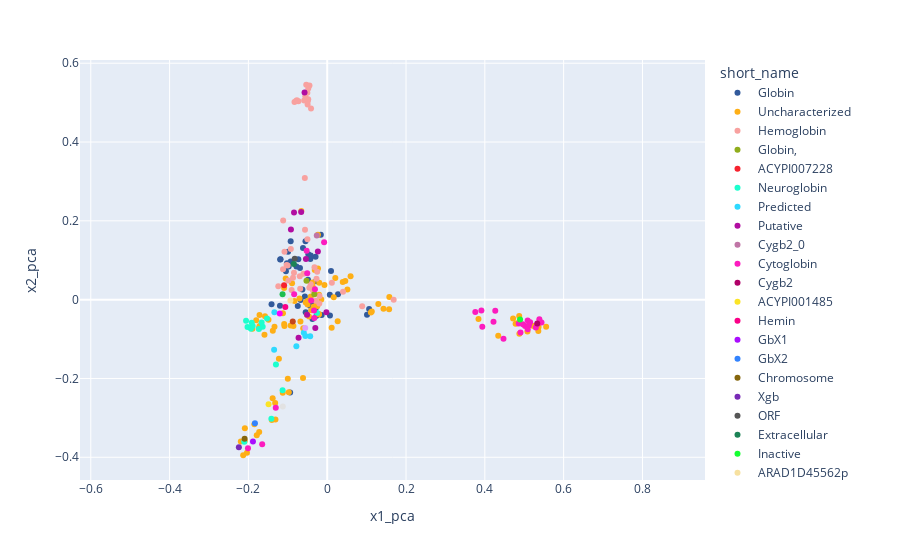

Notebook code cell kept with this figure:
### Code cell
plt = px.scatter(df_embedding, x = 'x1_pca', y = 'x2_pca',
                     color = df_embedding[true_col],
                     color_discrete_sequence = px.colors.qualitative.Alphabet,
                     color_discrete_map=globin_palette,
                     #color_continuous_scale = "Turbo",
                     ##labels={'color': labels}, 
                     #hover_name=labels_name,
                     #hover_data=df.columns[2:],
                     #height = 800,
                     #title = title,
                 )
#plt.update_xaxes(range = [-60, 50], constrain="domain")
#plt.update_yaxes(range = [-0.5, 0.5], constrain="domain")

plt.update_yaxes(scaleanchor = "x", scaleratio = 1)
plt.show()

### Figure 1 — Plotly figure (JSON) as saved in the notebook; plotly's stock layout.template omitted (floating-point values rounded to 4 significant figures)
{"data": [{"hovertemplate": "short_name=Globin<br>x1_pca=%{x}<br>x2_pca=%{y}<extra></extra>", "legendgroup": "Globin", "marker": {"color": "#325A9B", "symbol": "circle"}, "mode": "markers", "name": "Globin", "orientation": "v", "showlegend": true, "type": "scatter", "x": [-0.06306, -0.04789, -0.04874, -0.04275, -0.03754, -0.0162, -0.02955, -0.05516, -0.02849, -0.1413, -0.1199, -0.02718, 0.006618, -0.04023, -0.07815, -0.09778, -0.1183, -0.1194, -0.0691, -0.07327, -0.09272, -0.09942, -0.1048, -0.1022, -0.09417, -0.02968, -0.03684, -0.05467, 0.101, 0.1063, -0.06749, -0.05669, -0.06151, 0.009693, -0.04177, 0.02744, -0.01407, -0.0437, -0.09274, -0.04296, 0.007004, -0.07473], "xaxis": "x", "y": [0.02577, 0.1151, 0.05054, 0.1034, -0.04939, 0.1646, 0.109, 0.1485, 0.04688, -0.01194, -0.01573, -0.04103, 0.01271, 0.03124, 0.08396, 0.08421, 0.1027, 0.1017, 0.08022, 0.1024, 0.0971, 0.1218, 0.07211, 0.09222, -0.2356, -0.02283, -0.01442, -0.03196, -0.03842, -0.02393, -0.0006704, 0.008092, 0.1309, 0.07274, 0.1123, 0.0137, -0.03889, -0.0153, 0.1484, -0.009068, -0.04054, -0.01626], "yaxis": "y"}, {"hovertemplate": "short_name=Uncharacterized<br>x1_pca=%{x}<br>x2_pca=%{y}<extra></extra>", "legendgroup": "Uncharacterized", "marker": {"color": "#FEAF16", "symbol": "circle"}, "mode": "markers", "name": "Uncharacterized", "orientation": "v", "showlegend": true, "type": "scatter", "x": [-0.04988, -0.1093, -0.08923, -0.021, -0.02528, -0.03698, 0.01651, -0.02723, -0.08281, -0.07035, 0.01132, 0.02658, -0.02348, -0.006988, 0.03949, -0.1123, -0.03164, 0.5556, 0.4821, 0.4872, 0.4781, 0.434, 0.4717, 0.5081, 0.5358, 0.5364, 0.4877, 0.5228, 0.3838, -0.1406, -0.1314, -0.09744, -0.09999, -0.1385, 0.05123, -0.2193, -0.1726, -0.1788, -0.2036, -0.209, -0.1849, -0.2132, -0.2094, -0.05116, -0.03477, -0.02105, -0.02073, 0.1577, 0.157, 0.1428, 0.04589, 0.1131, 0.1108, 0.1297, -0.1127, -0.03639, -0.01496, -0.06795, -0.06088, -0.1338, -0.1897, -0.173, -0.1718, -0.1801, -0.1381, 0.02055, -0.06565, -0.04072, -0.1321, -0.06136, -0.05452, -0.1054, -0.1226, -0.04937, -0.04614, -0.1085, 0.05932, -0.1092, -0.0927, -0.0416, -0.02022, -0.02335, -0.1491, -0.1718, -0.1592, -0.1579, -0.08567], "xaxis": "x", "y": [-0.0121, 0.02966, 0.04154, -0.03656, -0.01668, 0.04372, 0.005799, -0.01258, -0.003442, 0.003069, -0.07114, -0.05462, 0.1649, 0.0374, 0.04478, -0.03451, 0.07536, -0.0686, -0.05988, -0.04173, -0.06122, -0.09186, -0.04777, -0.08101, -0.07932, -0.0695, -0.08632, -0.06694, -0.04896, -0.3053, -0.3042, -0.2352, -0.201, -0.2504, 0.02554, -0.3601, -0.336, -0.3442, -0.3885, -0.3265, -0.316, -0.3949, -0.3586, -0.03903, -0.01789, -0.03741, 0.01274, 0.006486, -0.02461, -0.02309, 0.04731, -0.02978, -0.03251, -0.01118, -0.236, 0.03161, 7.434e-05, -0.05572, -0.07243, -0.06905, -0.07405, -0.07183, -0.06659, -0.05203, -0.07908, 0.05492, 0.2247, -0.0271, -0.2625, -0.1986, -0.00745, 0.05337, -0.1501, -0.003007, -0.04281, -0.06682, 0.05924, -0.06189, -0.06557, 0.008153, 0.04285, 0.07919, -0.0508, -0.03913, -0.08894, -0.04239, -0.06676], "yaxis": "y"}, {"hovertemplate": "short_name=Hemoglobin<br>x1_pca=%{x}<br>x2_pca=%{y}<extra></extra>", "legendgroup": "Hemoglobin", "marker": {"color": "#F8A19F", "symbol": "circle"}, "mode": "markers", "name": "Hemoglobin", "orientation": "v", "showlegend": true, "type": "scatter", "x": [-0.09036, -0.02711, -0.01938, -0.02867, -0.02006, -0.0255, -0.04188, -0.06024, -0.1118, 0.1687, 0.0402, 0.08871, -0.04502, -0.04806, -0.05322, -0.07304, -0.0323, -0.04946, -0.05038, -0.04823, -0.05637, 0.01181, -0.1241, -0.1084, -0.07706, -0.05562, -0.08303, -0.07909, -0.05843, -0.04108, -0.04978, -0.08433, -0.08679, -0.1032, -0.1121, -0.1005, -0.09841, -0.06861, -0.0454, -0.05023, -0.0568, -0.03608, -0.09235, -0.06957], "xaxis": "x", "y": [0.02437, 0.05292, 0.009112, -0.00257, -0.009757, 0.07094, 0.03912, 0.06602, 0.201, -2.365e-05, 0.02033, -0.01676, 0.5433, 0.5361, 0.5453, 0.5036, 0.08216, 0.5032, 0.5252, 0.5086, 0.1776, 0.04263, 0.03428, 0.1218, 0.5063, 0.5161, 0.5014, 0.5042, 0.5054, 0.4853, 0.4952, 0.06842, 0.05549, 0.08804, 0.07688, 0.0865, 0.04846, 0.02761, 0.03034, 0.1535, 0.3085, 0.02328, 0.1283, 0.05962], "yaxis": "y"}, {"hovertemplate": "short_name=Globin,<br>x1_pca=%{x}<br>x2_pca=%{y}<extra></extra>", "legendgroup": "Globin,", "marker": {"color": "#90AD1C", "symbol": "circle"}, "mode": "markers", "name": "Globin,", "orientation": "v", "showlegend": true, "type": "scatter", "x": [-0.05262, -0.03271], "xaxis": "x", "y": [0.04769, 0.01352], "yaxis": "y"}, {"hovertemplate": "short_name=ACYPI007228<br>x1_pca=%{x}<br>x2_pca=%{y}<extra></extra>", "legendgroup": "ACYPI007228", "marker": {"color": "#F6222E", "symbol": "circle"}, "mode": "markers", "name": "ACYPI007228", "orientation": "v", "showlegend": true, "type": "scatter", "x": [-0.1094], "xaxis": "x", "y": [0.03631], "yaxis": "y"}, {"hovertemplate": "short_name=Neuroglobin<br>x1_pca=%{x}<br>x2_pca=%{y}<extra></extra>", "legendgroup": "Neuroglobin", "marker": {"color": "#1CFFCE", "symbol": "circle"}, "mode": "markers", "name": "Neuroglobin", "orientation": "v", "showlegend": true, "type": "scatter", "x": [-0.1936, -0.2106, -0.1133, -0.1417, -0.1637, -0.1664, -0.1892, -0.1916, -0.1527, -0.2022, -0.1735, -0.0259, -0.2059, -0.1301], "xaxis": "x", "y": [-0.07408, -0.3605, -0.2298, -0.302, -0.06906, -0.05796, -0.06686, -0.0588, -0.0477, -0.06957, -0.0743, -0.03417, -0.0535, -0.1648], "yaxis": "y"}, {"hovertemplate": "short_name=Predicted<br>x1_pca=%{x}<br>x2_pca=%{y}<extra></extra>", "legendgroup": "Predicted", "marker": {"color": "#2ED9FF", "symbol": "circle"}, "mode": "markers", "name": "Predicted", "orientation": "v", "showlegend": true, "type": "scatter", "x": [-0.1347, -0.07829, -0.05939, -0.05541, -0.0432, -0.134], "xaxis": "x", "y": [-0.1271, -0.1181, -0.08418, -0.09253, -0.09285, -0.03178], "yaxis": "y"}, {"hovertemplate": "short_name=Putative<br>x1_pca=%{x}<br>x2_pca=%{y}<extra></extra>", "legendgroup": "Putative", "marker": {"color": "#B10DA1", "symbol": "circle"}, "mode": "markers", "name": "Putative", "orientation": "v", "showlegend": true, "type": "scatter", "x": [-0.02367, -0.002107, -0.07273, -0.05407, -0.06607, -0.09207, -0.03021, -0.05108, -0.05755, -0.0842], "xaxis": "x", "y": [0.122, -0.03166, -0.09693, 0.1033, 0.2227, 0.1782, -0.07213, -0.03831, 0.5254, 0.2211], "yaxis": "y"}, {"hovertemplate": "short_name=Cygb2_0<br>x1_pca=%{x}<br>x2_pca=%{y}<extra></extra>", "legendgroup": "Cygb2_0", "marker": {"color": "#C075A6", "symbol": "circle"}, "mode": "markers", "name": "Cygb2_0", "orientation": "v", "showlegend": true, "type": "scatter", "x": [-0.0265], "xaxis": "x", "y": [0.163], "yaxis": "y"}, {"hovertemplate": "short_name=Cytoglobin<br>x1_pca=%{x}<br>x2_pca=%{y}<extra></extra>", "legendgroup": "Cytoglobin", "marker": {"color": "#FC1CBF", "symbol": "circle"}, "mode": "markers", "name": "Cytoglobin", "orientation": "v", "showlegend": true, "type": "scatter", "x": [-0.05224, -0.007864, -0.0312, -0.1305, -0.08386, 0.486, 0.5384, 0.4264, 0.5087, 0.5021, 0.5438, 0.5118, 0.5088, 0.534, 0.5149, 0.4966, 0.4904, 0.3936, 0.422, 0.3759, 0.3913, -0.165, -0.2011, -0.03275, 0.5294, -0.03343, 0.4473, -0.05069, -0.04068], "xaxis": "x", "y": [0.1238, 0.1456, 0.02666, -0.2743, 0.01375, -0.06044, -0.04956, -0.02809, -0.05274, -0.06665, -0.05783, -0.06577, -0.07543, -0.06202, -0.05764, -0.0626, -0.08313, -0.06857, -0.0562, -0.0316, -0.02748, -0.3671, -0.377, -0.04674, -0.0707, -0.02766, -0.09949, 0.06678, -0.002166], "yaxis": "y"}, {"hovertemplate": "short_name=Cygb2<br>x1_pca=%{x}<br>x2_pca=%{y}<extra></extra>", "legendgroup": "Cygb2", "marker": {"color": "#B00068", "symbol": "circle"}, "mode": "markers", "name": "Cygb2", "orientation": "v", "showlegend": true, "type": "scatter", "x": [0.5329], "xaxis": "x", "y": [-0.06059], "yaxis": "y"}, {"hovertemplate": "short_name=ACYPI001485<br>x1_pca=%{x}<br>x2_pca=%{y}<extra></extra>", "legendgroup": "ACYPI001485", "marker": {"color": "#FBE426", "symbol": "circle"}, "mode": "markers", "name": "ACYPI001485", "orientation": "v", "showlegend": true, "type": "scatter", "x": [-0.1488], "xaxis": "x", "y": [-0.2652], "yaxis": "y"}, {"hovertemplate": "short_name=Hemin<br>x1_pca=%{x}<br>x2_pca=%{y}<extra></extra>", "legendgroup": "Hemin", "marker": {"color": "#FA0087", "symbol": "circle"}, "mode": "markers", "name": "Hemin", "orientation": "v", "showlegend": true, "type": "scatter", "x": [-0.1063], "xaxis": "x", "y": [-0.01853], "yaxis": "y"}, {"hovertemplate": "short_name=GbX1<br>x1_pca=%{x}<br>x2_pca=%{y}<extra></extra>", "legendgroup": "GbX1", "marker": {"color": "#AA0DFE", "symbol": "circle"}, "mode": "markers", "name": "GbX1", "orientation": "v", "showlegend": true, "type": "scatter", "x": [-0.1884], "xaxis": "x", "y": [-0.3599], "yaxis": "y"}, {"hovertemplate": "short_name=GbX2<br>x1_pca=%{x}<br>x2_pca=%{y}<extra></extra>", "legendgroup": "GbX2", "marker": {"color": "#3283FE", "symbol": "circle"}, "mode": "markers", "name": "GbX2", "orientation": "v", "showlegend": true, "type": "scatter", "x": [-0.1835], "xaxis": "x", "y": [-0.3134], "yaxis": "y"}, {"hovertemplate": "short_name=Chromosome<br>x1_pca=%{x}<br>x2_pca=%{y}<extra></extra>", "legendgroup": "Chromosome", "marker": {"color": "#85660D", "symbol": "circle"}, "mode": "markers", "name": "Chromosome", "orientation": "v", "showlegend": true, "type": "scatter", "x": [-0.2096], "xaxis": "x", "y": [-0.3533], "yaxis": "y"}, {"hovertemplate": "short_name=Xgb<br>x1_pca=%{x}<br>x2_pca=%{y}<extra></extra>", "legendgroup": "Xgb", "marker": {"color": "#782AB6", "symbol": "circle"}, "mode": "markers", "name": "Xgb", "orientation": "v", "showlegend": true, "type": "scatter", "x": [-0.2242], "xaxis": "x", "y": [-0.3746], "yaxis": "y"}, {"hovertemplate": "short_name=ORF<br>x1_pca=%{x}<br>x2_pca=%{y}<extra></extra>", "legendgroup": "ORF", "marker": {"color": "#565656", "symbol": "circle"}, "mode": "markers", "name": "ORF", "orientation": "v", "showlegend": true, "type": "scatter", "x": [-0.08246], "xaxis": "x", "y": [0.1038], "yaxis": "y"}, {"hovertemplate": "short_name=Extracellular<br>x1_pca=%{x}<br>x2_pca=%{y}<extra></extra>", "legendgroup": "Extracellular", "marker": {"color": "#1C8356", "symbol": "circle"}, "mode": "markers", "name": "Extracellular", "orientation": "v", "showlegend": true, "type": "scatter", "x": [-0.08461], "xaxis": "x", "y": [0.09075], "yaxis": "y"}, {"hovertemplate": "short_name=Inactive<br>x1_pca=%{x}<br>x2_pca=%{y}<extra></extra>", "legendgroup": "Inactive", "marker": {"color": "#16FF32", "symbol": "circle"}, "mode": "markers", "name": "Inactive", "orientation": "v", "showlegend": true, "type": "scatter", "x": [0.4894], "xaxis": "x", "y": [-0.05056], "yaxis": "y"}, {"hovertemplate": "short_name=ARAD1D45562p<br>x1_pca=%{x}<br>x2_pca=%{y}<extra></extra>", "legendgroup": "ARAD1D45562p", "marker": {"color": "#F7E1A0", "symbol": "circle"}, "mode": "markers", "name": "ARAD1D45562p", "orientation": "v", "showlegend": true, "type": "scatter", "x": [-0.09343], "xaxis": "x", "y": [-0.001889], "yaxis": "y"}, {"hovertemplate": "short_name=Nacrein<br>x1_pca=%{x}<br>x2_pca=%{y}<extra></extra>", "legendgroup": "Nacrein", "marker": {"color": "#E2E2E2", "symbol": "circle"}, "mode": "markers", "name": "Nacrein", "orientation": "v", "showlegend": true, "type": "scatter", "x": [-0.1126], "xaxis": "x", "y": [-0.2714], "yaxis": "y"}, {"hovertemplate": "short_name=CYFA0S05e02454g1_1<br>x1_pca=%{x}<br>x2_pca=%{y}<extra></extra>", "legendgroup": "CYFA0S05e02454g1_1", "marker": {"color": "#1CBE4F", "symbol": "circle"}, "mode": "markers", "name": "CYFA0S05e02454g1_1", "orientation": "v", "showlegend": true, "type": "scatter", "x": [-0.1133], "xaxis": "x", "y": [0.01367], "yaxis": "y"}, {"hovertemplate": "short_name=Protein<br>x1_pca=%{x}<br>x2_pca=%{y}<extra></extra>", "legendgroup": "Protein", "marker": {"color": "#C4451C", "symbol": "circle"}, "mode": "markers", "name": "Protein", "orientation": "v", "showlegend": true, "type": "scatter", "x": [-0.08741], "xaxis": "x", "y": [-0.05572], "yaxis": "y"}, {"hovertemplate": "short_name=Cre<br>x1_pca=%{x}<br>x2_pca=%{y}<extra></extra>", "legendgroup": "Cre", "marker": {"color": "#DEA0FD", "symbol": "circle"}, "mode": "markers", "name": "Cre", "orientation": "v", "showlegend": true, "type": "scatter", "x": [-0.05579], "xaxis": "x", "y": [-0.07215], "yaxis": "y"}, {"hovertemplate": "short_name=Metalloendopeptidase<br>x1_pca=%{x}<br>x2_pca=%{y}<extra></extra>", "legendgroup": "Metalloendopeptidase", "marker": {"color": "#FE00FA", "symbol": "circle"}, "mode": "markers", "name": "Metalloendopeptidase", "orientation": "v", "showlegend": true, "type": "scatter", "x": [-0.1204], "xaxis": "x", "y": [-0.03537], "yaxis": "y"}], "layout": {"legend": {"title": {"text": "short_name"}, "tracegroupgap": 0}, "margin": {"t": 60}, "xaxis": {"anchor": "y", "domain": [0, 1], "title": {"text": "x1_pca"}}, "yaxis": {"anchor": "x", "domain": [0, 1], "scaleanchor": "x", "scaleratio": 1, "title": {"text": "x2_pca"}}}}
